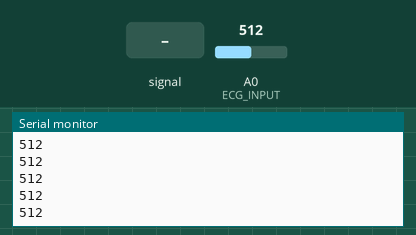
The sketch below on a simulated Arduino Uno, built with avr-gcc and run on an emulated ATmega328P. Parts: the last lines printed to the serial monitor. The inputs (shaded band) are chosen by the test bench; at power-on: A0 (ECG_INPUT) = 512.

Above: at 1.2 s.
1.3 s: A0 (ECG_INPUT) fed a 200 Hz sine of ±81 counts around its level
At 2.4 s:
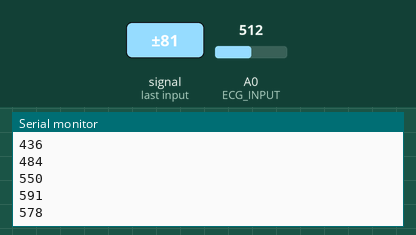
2.8 s: A0 (ECG_INPUT) set to 716
At 3.9 s:
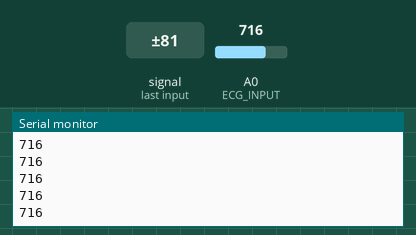
4.3 s: A0 (ECG_INPUT) fed a 1000 Hz sine of ±255 counts around its level
5.8 s: A0 (ECG_INPUT) set to 900
At 6.9 s:
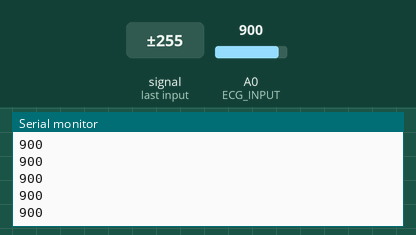
Timing chart, 0 to 8.3 s (numbered marks = the images above; inputs shaded):
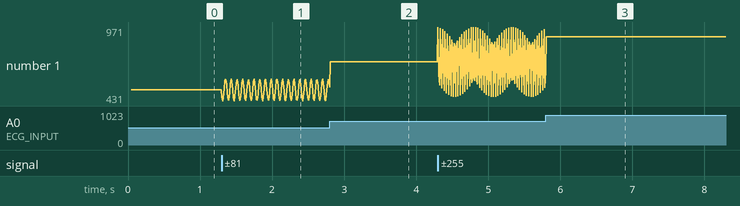

The sketch:

ECG-Holter.ino
```cpp
/*
 * ECG Holter Prototype
 * Academic project - 2021/2022
 *
 * Reconstructed source code for the archived prototype.
 *
 * Main functions:
 * - Analog ECG signal acquisition
 * - Serial monitoring
 * - Bluetooth transmission
 *
 * The prototype was tested using controlled electrical signals
 * rather than human ECG electrodes.
 */

const int ECG_INPUT = A0;

// Bluetooth serial pins
// Change these pins according to the Bluetooth module wiring.
const int BT_RX = 10;
const int BT_TX = 11;

#include <SoftwareSerial.h>

SoftwareSerial bluetooth(BT_RX, BT_TX);

const unsigned long BAUD_RATE = 9600;

void setup() {
  Serial.begin(BAUD_RATE);
  bluetooth.begin(BAUD_RATE);

  pinMode(ECG_INPUT, INPUT);

  Serial.println("ECG Holter Prototype");
  Serial.println("Acquisition started...");
}

void loop() {

  // Read the conditioned analog signal
  int ecgValue = analogRead(ECG_INPUT);

  // Send the acquired value to the computer
  Serial.println(ecgValue);

  // Send the same value through Bluetooth
  bluetooth.println(ecgValue);

  // Small delay to control the acquisition rate
  delay(5);
}
```

Measured:
- after the input at 1.3 s, the serial monitor: prints a new line at once (image 1)
- plotted number 1: 512 → 530 after the input at 1.3 s
